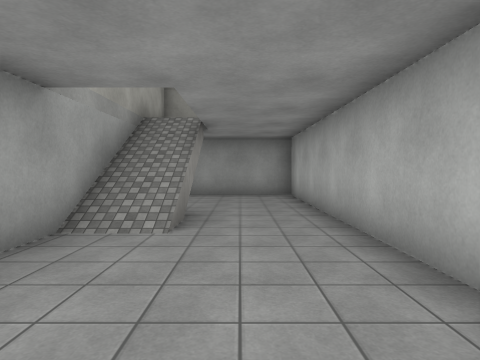
View 1 (above)

21 first-person views from a walk through a scene from a Unity 3-D project. The camera is 1.5 m above the floor, tilts 2° down and sees 75° across. The floor is counted in squares, 2 m on a side. Each view is taken from the middle of a square. On the plan, view 1 faces up. The plan holds only what a view shows up to about 10 squares ahead; the rest is blank. The place goes on beyond the plan. The player character is not drawn. Some surface patterns are stand-ins.

View 2
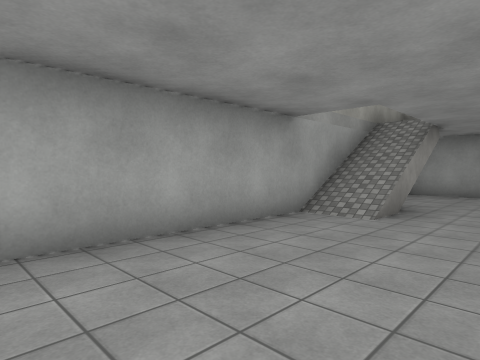

View 3
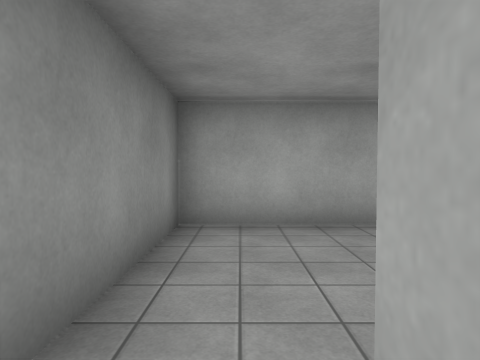

View 4
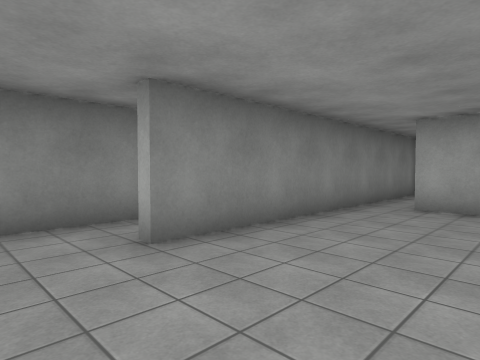

View 5
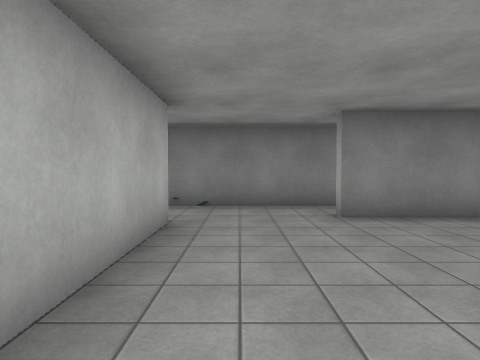

View 6
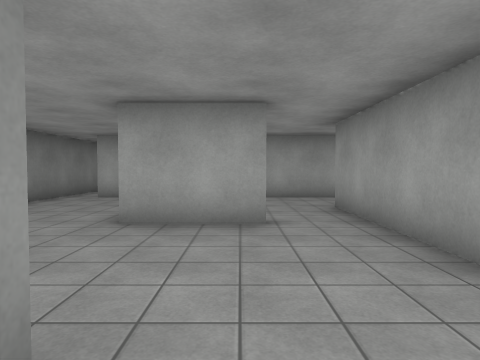

View 7
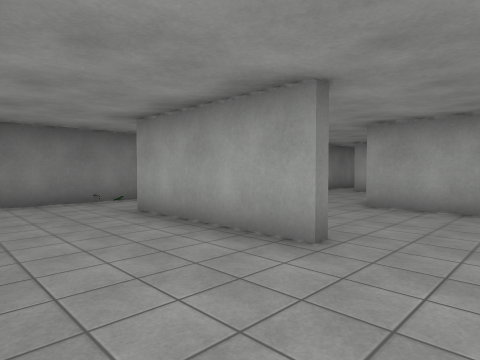

View 8
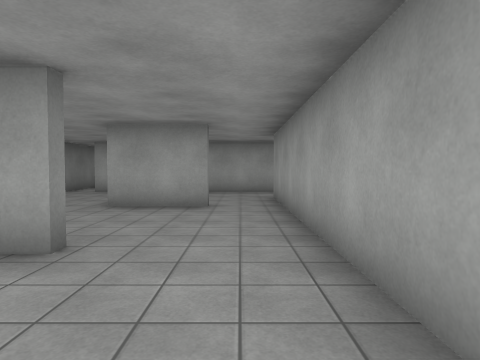

View 9
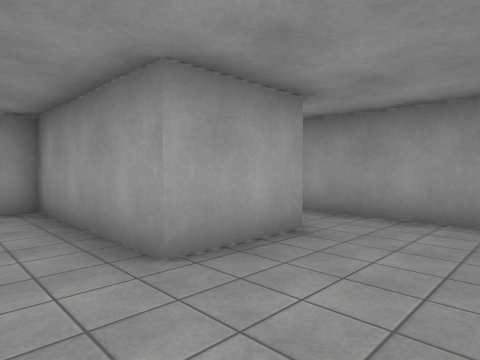

View 10
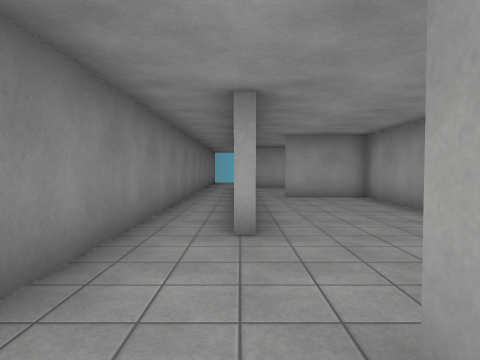

View 11
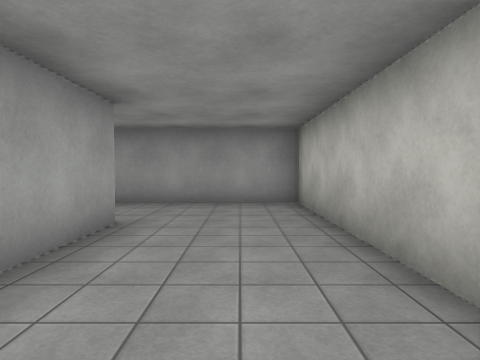

View 12
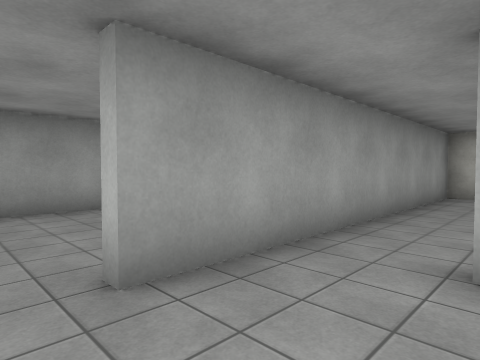

View 13
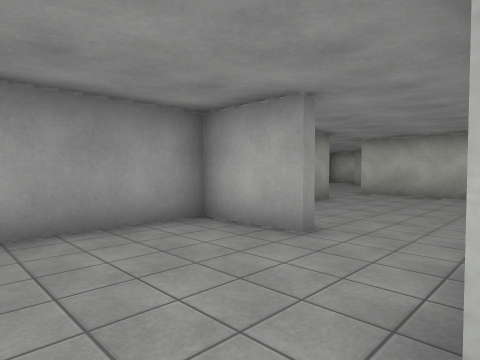

View 14
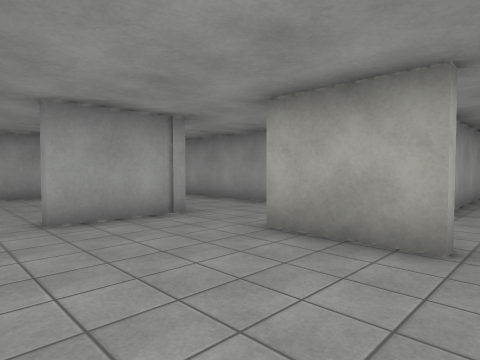

View 15
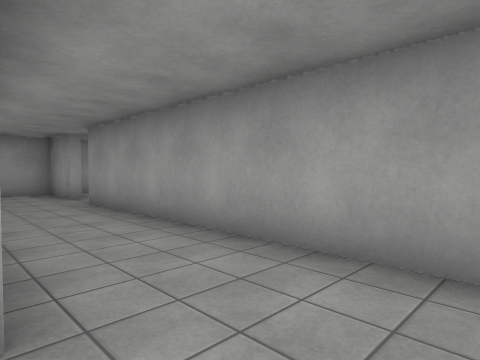

View 16
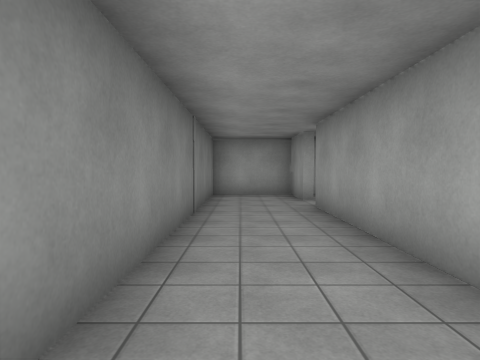

View 17
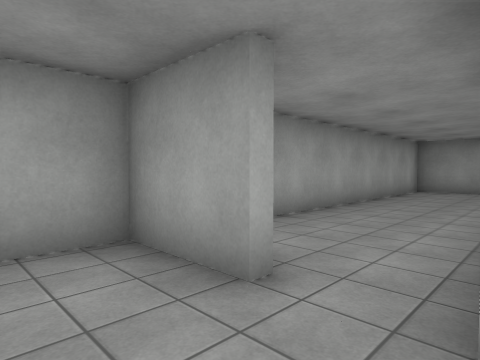

View 18
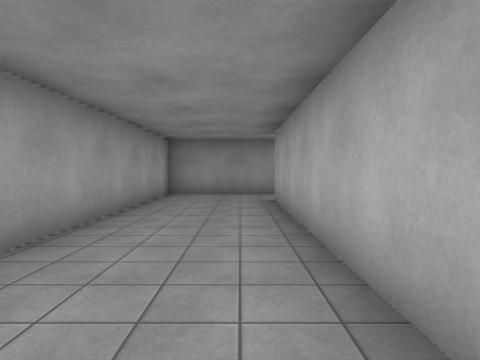

View 19
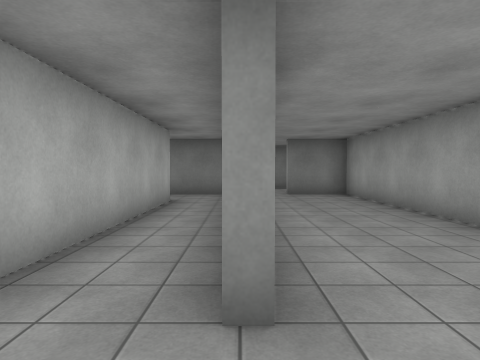

View 20
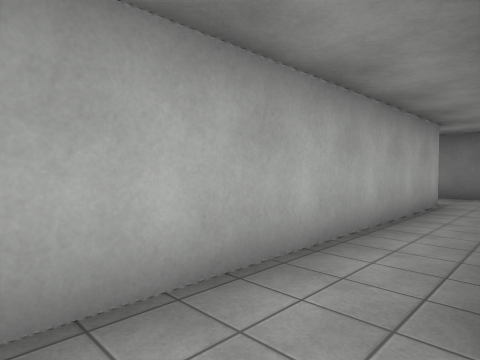

View 21
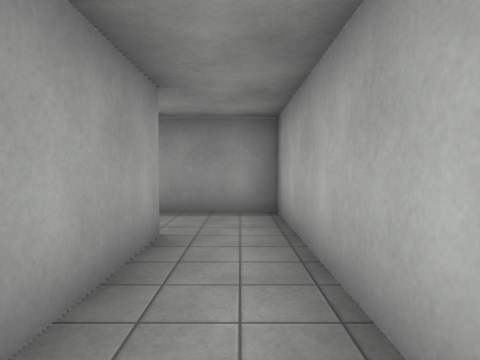

### Floor plan
Ten units are one square. View 1 is at (0, 0); x grows to the right and y downward. Boxes are objects, and circles mark ways between rooms. Rooms are numbered by the first view taken in them; rooms with no view inside come last. Other rooms are left out.
<svg viewBox="-27 -219 155 258">
<path fill="none" stroke="#000" d="M15 -19 15 -90 -19 -90M-22 -62 -22 18 15 18M58 -14 17 -14 17 9M90 15 90 -18M15 18 65 18M1 34 86 34M58 -34 58 -14M86 -49 55 -49M123 4 123 -49 86 -49M93 -24 93 15M86 34 111 34M55 -49 38 -49M17 -46 17 -36M61 -70 61 -90 35 -90M64 -92 64 -70M105 -90 84 -90M123 -64 123 -91M17 -81 17 -71M17 -56 17 -46M-4 -115 -22 -115 -22 -92 60 -92M78 -115 8 -115M8 -130 8 -195M5 -214 -22 -214 -22 -117 -4 -117M11 -196 11 -171M27 -135 27 -214 5 -214M15 -117 31 -117"/>
<circle cx="20" cy="10" r="3" fill="#2a7"/>
<circle cx="75" cy="-20" r="3" fill="#2a7"/>
<circle cx="90" cy="20" r="3" fill="#2a7"/>
<circle cx="90" cy="-35" r="3" fill="#2a7"/>
<circle cx="60" cy="-40" r="3" fill="#2a7"/>
<circle cx="30" cy="-50" r="3" fill="#2a7"/>
<circle cx="75" cy="-90" r="3" fill="#2a7"/>
<circle cx="0" cy="-110" r="3" fill="#2a7"/>
<circle cx="10" cy="-205" r="3" fill="#2a7"/>
<text x="0" y="-40">1</text>
<text x="60" y="0">2</text>
<text x="70" y="-30">3</text>
<text x="110" y="-10">4</text>
<text x="40" y="-40">5</text>
<text x="70" y="-70">6</text>
<text x="30" y="-110">7</text>
<text x="0" y="-170">8</text>
<text x="20" y="-180">9</text>
</svg>
Room 1 opens to room 2. Room 2 opens to room 3. Room 2 opens to room 4. Room 3 opens to room 4. Room 3 opens to room 5. Room 5 opens to room 6. Room 6 opens to room 7. Room 7 opens to room 8. Room 8 opens to room 9.

Where each view was taken, in squares from view 1:
view 1: 0 up, 0 right, facing up
view 2: 1 down, 1 right, facing up-left
view 3: 1 down, 2 right, facing left
view 4: 1 up, 8 right, facing down-left
view 5: 3 up, 8 right, facing down
view 6: 3 up, 10 right, facing left
view 7: 4 up, 12 right, facing down-left
view 8: 4 up, 12 right, facing left
view 9: 0 up, 8 right, facing up-left
view 10: 2 down, 10 right, facing left
view 11: 2 down, 11 right, facing up
view 12: 3 up, 3 right, facing up-right
view 13: 5 up, 3 right, facing up-right
view 14: 6 up, 11 right, facing up-left
view 15: 9 up, 8 right, facing up-left
view 16: 10 up, 7 right, facing left
view 17: 10 up, 1 right, facing up-left
view 18: 12 up, 0 right, facing up
view 19: 21 up, 1 right, facing down
view 20: 21 up, 1 right, facing down-right
view 21: 16 up, 2 right, facing up
